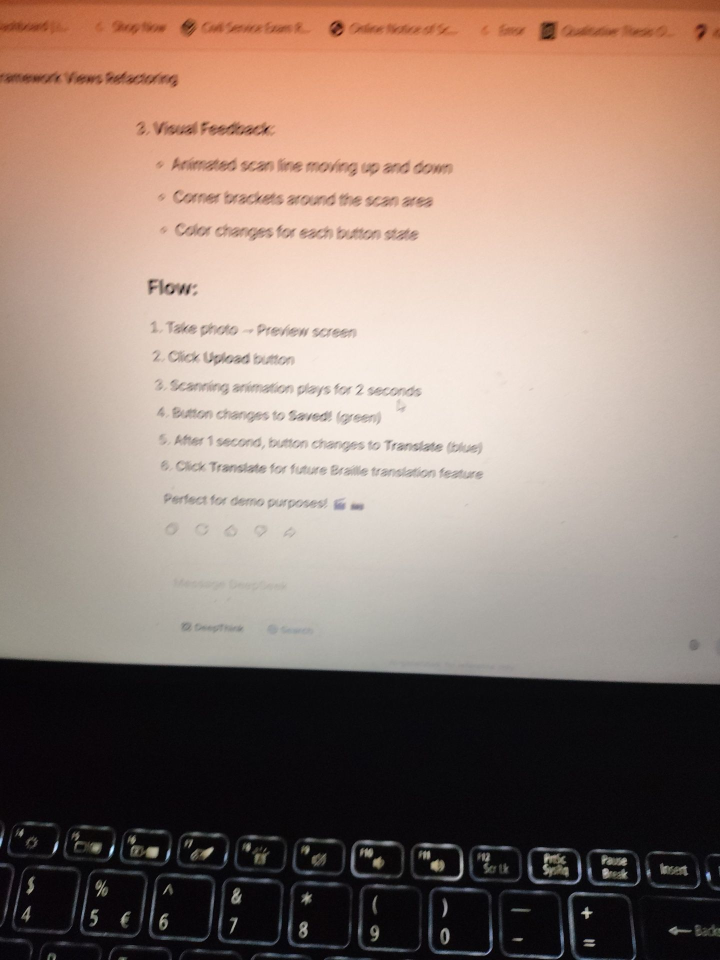
#> input picture backend/BrailleProject/media/images/captured_1780515308497.jpg, 1440 x 1920 px, given as the content of the folder geo_rec, which was not available (shown at 1/2 size)
$ python process.py
#> lines starting #> are read from the running program, lines starting #| are printed output that depends on the picture; after the words box and inside, x2 and y2 are one past the last pixel; in counts of white or black regions, pixels touching at a corner belong together
"""
process.py — Braille document post-processing pipeline

Algorithm 1: First-Order Spatial Derivative Shadow Gradient Filtering
    Computes Gx and Gy via 2-D convolution (Sobel kernels), derives the
    gradient magnitude M(x,y) and orientation θ(x,y) at every pixel, then
    uses M to build a weight map that suppresses low-frequency shadow regions
    (folds, paper edges, lighting gradients) while preserving the high-gradient
    Braille dots.

Algorithm 2: Geometric Canvas Dewarping (Homography Transformation)
    Automatically detects the four outermost corners of the document sheet,
    constructs the 3×3 homography matrix H, and warps the distorted source
    coordinates (x, y) to a flat destination plane (x', y').

Usage (standalone):
    python process.py --input ./geo_rec/ --output ./processed/

Usage (as a module):
    from process import apply_gradient_filter, apply_homography, process_image
"""

import cv2
import numpy as np
import os
import argparse
from pathlib import Path


# ---------------------------------------------------------------------------
# Algorithm 1 — First-Order Spatial Derivative Shadow Gradient Filtering
# ---------------------------------------------------------------------------

# Horizontal and vertical Sobel kernels  (Kx, Ky)
KX = np.array([[-1, 0, 1],
               [-2, 0, 2],
               [-1, 0, 1]], dtype=np.float32)

KY = np.array([[-1, -2, -1],
               [ 0,  0,  0],
               [ 1,  2,  1]], dtype=np.float32)


def compute_gradients(gray: np.ndarray):
    """
    Convolve the grayscale image with Kx and Ky to obtain:
        Gx = ∂I/∂x,   Gy = ∂I/∂y
    Returns Gx, Gy (float32), magnitude M, and orientation θ (radians).
    """
    Gx = cv2.filter2D(gray.astype(np.float32), -1, KX)
    Gy = cv2.filter2D(gray.astype(np.float32), -1, KY)

    # M(x,y) = sqrt(Gx² + Gy²)
    M = np.sqrt(Gx ** 2 + Gy ** 2)

    # θ(x,y) = arctan(Gy / Gx)
    theta = np.arctan2(Gy, Gx)

    return Gx, Gy, M, theta


def apply_gradient_filter(img_bgr: np.ndarray,
                           dot_threshold: float = 0.12,
                           shadow_sigma: float = 40.0,
                           blend_alpha: float = 0.92) -> np.ndarray:
    """
    Apply Algorithm 1 to suppress fold/crease shadows.

    Strategy
    --------
    1. Convert to grayscale, compute gradient magnitude M.
    2. Normalise M → [0, 1].  High M  = sharp edge (Braille dot).
                               Low  M  = smooth region (shadow / fold).
    3. Estimate the background illumination via a large-σ Gaussian blur
       (this captures slow-varying fold shadows without touching dots).
    4. Divide the luminance channel by the background estimate — this
       "flattens" the illumination so folds become invisible.
    5. Use M as a guide: where M is high (dots) we keep the original
       sharpness; where M is low (paper / shadow) we use the flattened
       version.  A smooth alpha blend controlled by dot_threshold merges
       the two.
    6. Reconvert to BGR and return.

    Parameters
    ----------
    img_bgr      : Input image (BGR uint8).
    dot_threshold: Gradient magnitude percentile above which a pixel is
                   considered a Braille dot edge (0–1 fraction of max M).
    shadow_sigma : Gaussian sigma for background illumination estimation.
                   Larger values capture broader fold gradients.
    blend_alpha  : Overall strength of the shadow-removal effect (0–1).
    """
    # --- Step 1: grayscale & gradients ---
    gray = cv2.cvtColor(img_bgr, cv2.COLOR_BGR2GRAY)
    _, _, M, _ = compute_gradients(gray)

    # Normalise magnitude to [0, 1]
    M_norm = M / (M.max() + 1e-8)

    # --- Step 2: dot / shadow mask ---
    # Pixels with high gradient magnitude are dot edges → weight = 1 (keep sharp)
    # Pixels with low  gradient magnitude are shadow   → weight = 0 (flatten)
    dot_mask = (M_norm > dot_threshold).astype(np.float32)

    # Smooth the mask so the transition is gradual (no hard boundary artefacts)
    dot_mask_smooth = cv2.GaussianBlur(dot_mask, (0, 0), sigmaX=3.0)

    # --- Step 3: background illumination estimation (LAB L-channel) ---
    lab = cv2.cvtColor(img_bgr, cv2.COLOR_BGR2LAB).astype(np.float32)
    L, A, B = cv2.split(lab)

    background = cv2.GaussianBlur(L, (0, 0), sigmaX=shadow_sigma)

    # --- Step 4: flatten illumination ---
    # Divide L by background, rescale so mean stays the same
    mean_L = np.mean(L)
    L_flat = np.clip((L / (background + 1.0)) * mean_L, 0, 255).astype(np.float32)

    # Optional CLAHE on the flattened channel to recover local contrast
    L_flat_u8 = np.clip(L_flat, 0, 255).astype(np.uint8)
    clahe = cv2.createCLAHE(clipLimit=1.5, tileGridSize=(16, 16))
    L_clahe = clahe.apply(L_flat_u8).astype(np.float32)

    # --- Step 5: guided blend —  dots keep original L, shadows get L_clahe ---
    L_blended = dot_mask_smooth * L + (1.0 - dot_mask_smooth) * L_clahe

    # Apply overall blend_alpha between original L and result
    L_final = blend_alpha * L_blended + (1.0 - blend_alpha) * L
    L_final = np.clip(L_final, 0, 255).astype(np.uint8)

    # --- Step 6: reconstruct BGR ---
    lab_out = cv2.merge([L_final, A.astype(np.uint8), B.astype(np.uint8)])
    result = cv2.cvtColor(lab_out, cv2.COLOR_LAB2BGR)
    return result


# ---------------------------------------------------------------------------
# Algorithm 2 — Geometric Canvas Dewarping (Homography Transformation)
# ---------------------------------------------------------------------------

# [16 lines left out: function _order_corners, not called in this run]


def _detect_document_corners(img_bgr: np.ndarray):
    """
    Locate the four outermost corners of the physical document sheet.

    Returns an ordered (4, 2) float32 array, or None if detection fails.
    """
    gray = cv2.cvtColor(img_bgr, cv2.COLOR_BGR2GRAY)

    # Mild blur to suppress Braille dot noise before edge detection
    blurred = cv2.GaussianBlur(gray, (5, 5), 0)

    # Adaptive threshold isolates the document from the background
    thresh = cv2.adaptiveThreshold(
        blurred, 255,
        cv2.ADAPTIVE_THRESH_GAUSSIAN_C,
        cv2.THRESH_BINARY_INV,
        blockSize=21, C=10
    )

    # Morphological close to fill gaps along the document border
    kernel = cv2.getStructuringElement(cv2.MORPH_RECT, (5, 5))
    closed = cv2.morphologyEx(thresh, cv2.MORPH_CLOSE, kernel, iterations=3)

    contours, _ = cv2.findContours(closed, cv2.RETR_EXTERNAL, cv2.CHAIN_APPROX_SIMPLE)
    if not contours:
        return None

    # Take the largest contour (the document sheet)
    contours = sorted(contours, key=cv2.contourArea, reverse=True)

    for cnt in contours[:5]:
        peri = cv2.arcLength(cnt, True)
        approx = cv2.approxPolyDP(cnt, 0.02 * peri, True)
        if len(approx) == 4:
            return _order_corners(approx)

    # Fallback: use bounding rectangle of the largest contour
    cnt = contours[0]
    x, y, w, h = cv2.boundingRect(cnt)
    corners = np.array([[x, y], [x + w, y], [x + w, y + h], [x, y + h]], dtype=np.float32)
    return corners


def apply_homography(img_bgr: np.ndarray,
                     dst_size: tuple = None,
                     corners: np.ndarray = None) -> np.ndarray:
    """
    Apply Algorithm 2: perspective correction via homography.

    The 3×3 matrix H maps source coordinates (x, y) → destination (x', y'):

        [x']   [h11 h12 h13] [x]
        [y'] = [h21 h22 h23] [y]
        [ 1]   [h31 h32 h33] [1]

    with normalised output coordinates:
        x' = (h11·x + h12·y + h13) / (h31·x + h32·y + h33)
        y' = (h21·x + h22·y + h23) / (h31·x + h32·y + h33)

    Parameters
    ----------
    img_bgr  : Input image (BGR uint8).
    dst_size : (width, height) of the output canvas.  Defaults to the
               width/height derived from the detected corner distances.
    corners  : Optional pre-computed (4, 2) source corners.  If None,
               auto-detected from the image.

    Returns the warped image, or the original if no corners are found.
    """
    h, w = img_bgr.shape[:2]

    # --- Detect / receive source corners ---
    if corners is None:
        corners = _detect_document_corners(img_bgr)

    if corners is None:
        # Cannot detect document boundary — return as-is
        print("  [homography] Corner detection failed; skipping warp.")
        return img_bgr

    tl, tr, br, bl = corners

    # --- Compute destination canvas size ---
    width_top    = np.linalg.norm(tr - tl)
    width_bottom = np.linalg.norm(br - bl)
    height_left  = np.linalg.norm(bl - tl)
    height_right = np.linalg.norm(br - tr)

    dst_w = int(max(width_top, width_bottom))
    dst_h = int(max(height_left, height_right))

    if dst_size is not None:
        dst_w, dst_h = dst_size

    # Clamp to image dimensions (safety guard)
    dst_w = min(dst_w, w)
    dst_h = min(dst_h, h)

    dst_corners = np.array([
        [0,         0        ],
        [dst_w - 1, 0        ],
        [dst_w - 1, dst_h - 1],
        [0,         dst_h - 1],
    ], dtype=np.float32)

    # --- Compute the 3×3 homography matrix H ---
    H, _ = cv2.findHomography(corners, dst_corners, method=0)

    # --- Warp the image: every pixel (x,y) → (x', y') via H ---
    warped = cv2.warpPerspective(img_bgr, H, (dst_w, dst_h),
                                  flags=cv2.INTER_LINEAR,
                                  borderMode=cv2.BORDER_REPLICATE)
    return warped


# ---------------------------------------------------------------------------
# Full pipeline
# ---------------------------------------------------------------------------

def process_image(img_bgr: np.ndarray,
                  run_homography: bool = True,
                  run_gradient_filter: bool = True,
                  dot_threshold: float = 0.12,
                  shadow_sigma: float = 40.0,
                  blend_alpha: float = 0.92) -> np.ndarray:
    """
    Run the full two-algorithm pipeline on a single BGR image.

    Order: Algorithm 2 (geometry) first, then Algorithm 1 (shadows).
    Geometry is corrected before shadow filtering so the gradient
    computation operates on a flat, undistorted surface.
    """
    result = img_bgr.copy()

    if run_homography:
        result = apply_homography(result)

    if run_gradient_filter:
        result = apply_gradient_filter(
            result,
            dot_threshold=dot_threshold,
            shadow_sigma=shadow_sigma,
            blend_alpha=blend_alpha,
        )

    return result


# ---------------------------------------------------------------------------
# CLI entry point
# ---------------------------------------------------------------------------

def main():
    parser = argparse.ArgumentParser(
        description="Braille document post-processing: shadow removal + homography dewarping"
    )
    parser.add_argument("--input",  default="./geo_rec/",
                        help="Folder containing input images (default: ./geo_rec/)")
    parser.add_argument("--output", default="./processed/",
                        help="Folder to save processed images (default: ./processed/)")
    parser.add_argument("--no_homography",     action="store_true",
                        help="Disable Algorithm 2 (homography correction)")
    parser.add_argument("--no_gradient",       action="store_true",
                        help="Disable Algorithm 1 (gradient shadow filter)")
    parser.add_argument("--dot_threshold",     type=float, default=0.12,
                        help="Gradient magnitude threshold for Braille dot detection (default: 0.12)")
    parser.add_argument("--shadow_sigma",      type=float, default=40.0,
                        help="Gaussian sigma for background illumination estimation (default: 40.0)")
    parser.add_argument("--blend_alpha",       type=float, default=0.92,
                        help="Shadow-removal blend strength 0–1 (default: 0.92)")
    opt = parser.parse_args()

    os.makedirs(opt.output, exist_ok=True)

    extensions = {".jpg", ".jpeg", ".png", ".bmp", ".tiff", ".tif"}
    img_files = [p for p in Path(opt.input).iterdir()
                 if p.suffix.lower() in extensions]

    if not img_files:
        print(f"No images found in {opt.input}")
        return

    for img_path in img_files:
        print(f"Processing: {img_path.name}")
        img = cv2.imread(str(img_path))
#> img is the input picture: shape (1920, 1440, 3); mean B, G, R 116.8, 127.8, 148.8
        if img is None:
            print(f"  Could not read {img_path.name}, skipping.")
            continue

        result = process_image(
            img,
            run_homography=not opt.no_homography,
            run_gradient_filter=not opt.no_gradient,
            dot_threshold=opt.dot_threshold,
            shadow_sigma=opt.shadow_sigma,
            blend_alpha=opt.blend_alpha,
        )
#> in _detect_document_corners, `thresh = cv2.adaptiveThreshold( blurred, 255, cv2.ADAPTIVE_THRESH_GAUS..`:
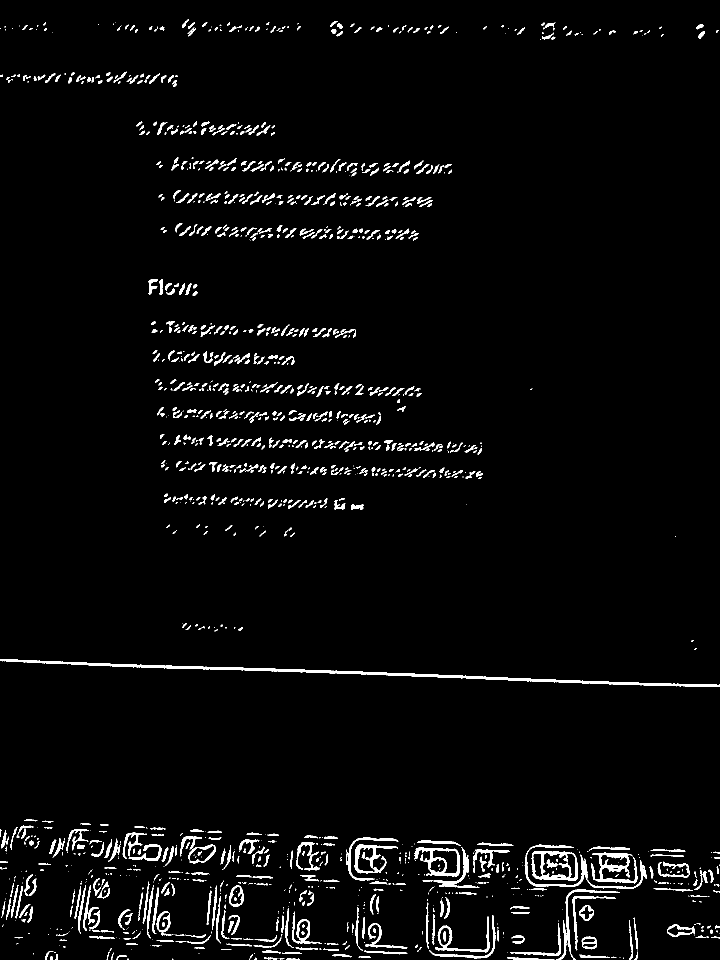
#> thresh: shape (1920, 1440) (shown at 1/2 size); 3.2% white; 1454 white regions (603 under 20 px), largest, box (x1, y1, x2, y2) and area: (0, 1318, 1440, 1374) 7121, (1049, 1689, 1294, 1778) 2138, (1182, 1705, 1275, 1767) 2048
#> in _detect_document_corners, `closed = cv2.morphologyEx(thresh, cv2.MORPH_CLOSE, kernel, iterations=3)`:
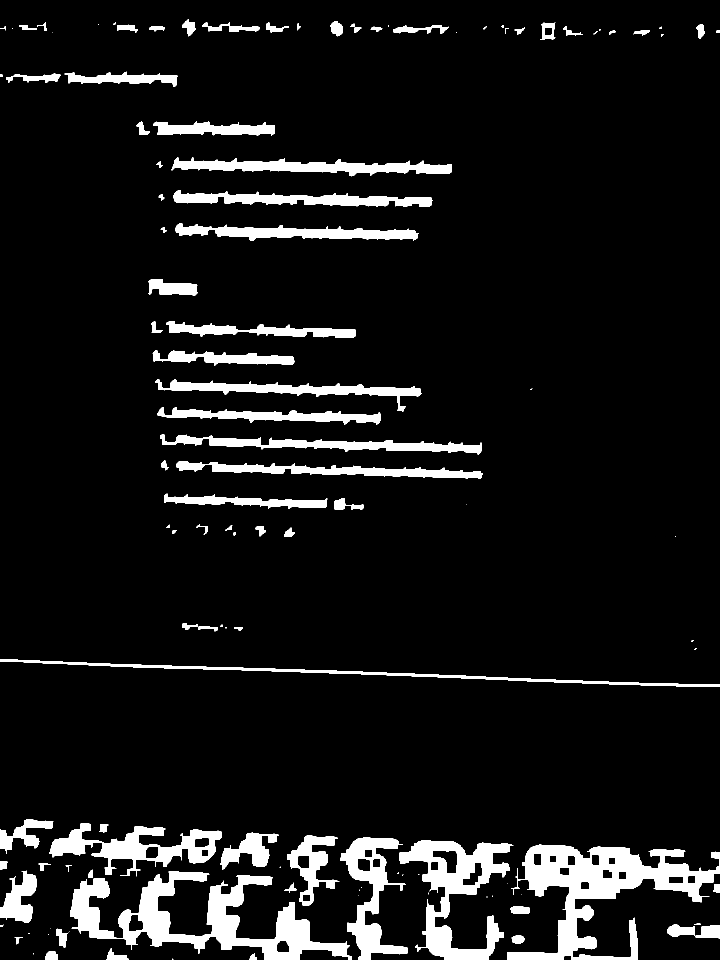
#> closed: shape (1920, 1440) (shown at 1/2 size); 8.5% white; 119 white regions (36 under 20 px)
#> in _detect_document_corners, `contours, _ = cv2.findContours(closed, cv2.RETR_EXTERNAL, cv2.CHAIN_AP..`: contours = 119 contours, 43 with area under 20; largest, box (x1, y1, x2, y2) and area: (1014, 1689, 1440, 1920) 35520, (140, 1742, 703, 1920) 32509, (799, 1680, 1027, 1920) 21569, (98, 1646, 444, 1753) 13310, (681, 1675, 815, 1920) 12372
#> the loop in _detect_document_corners, `for cnt in contours[:5]:` made 5 passes
#> peri on passes 1 to 5: 2795.9, 2980.1, 1703.2, 1565.4, 1139.9
#> in _detect_document_corners, `cnt = contours[0]`: cnt = contour of 538 points, box (x1, y1, x2, y2) (1014, 1689, 1440, 1920), area 35520
#> in _detect_document_corners, `x, y, w, h = cv2.boundingRect(cnt)`: x = 1014; y = 1689; w = 426; h = 231
#> in _detect_document_corners, `corners = np.array([[x, y], [x + w, y], [x + w, y + h], [x, y + h]], d..`: corners = [[1014, 1689], [1440, 1689], [1440, 1920], [1014, 1920]]
#> in apply_homography, `tl, tr, br, bl = corners`: tl = [1014, 1689]; tr = [1440, 1689]; br = [1440, 1920]; bl = [1014, 1920]
#> in apply_homography, `width_top    = np.linalg.norm(tr - tl)`: width_top = 426
#> in apply_homography, `height_left  = np.linalg.norm(bl - tl)`: height_left = 231
#> in apply_homography, `dst_w = int(max(width_top, width_bottom))`: dst_w = 426
#> in apply_homography, `dst_h = int(max(height_left, height_right))`: dst_h = 231
#> in apply_homography, `dst_corners = np.array([ [0,         0        ], [dst_w - 1, 0        ..`: dst_corners = [[0, 0], [425, 0], [425, 230], [0, 230]]
#> in apply_homography, `H, _ = cv2.findHomography(corners, dst_corners, method=0)`: H = [[0.998, 0, -1011.6], [0, 0.996, -1681.7], [0, 0, 1]]
#> in compute_gradients, `theta = np.arctan2(Gy, Gx)`:
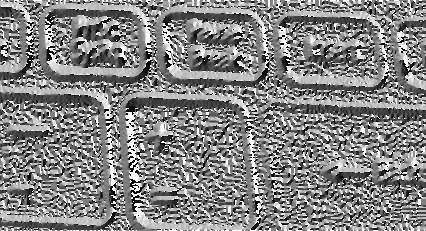
#> theta: shape (231, 426) float32; min -3.14, max 3.14, mean 0.112; drawn with min black and max white
#> in apply_gradient_filter, `L, A, B = cv2.split(lab)`:
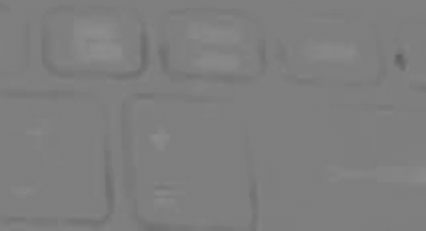
#> B: shape (231, 426) float32; min 93, max 142, mean 126.2
#> in apply_gradient_filter, `background = cv2.GaussianBlur(L, (0, 0), sigmaX=shadow_sigma)`:
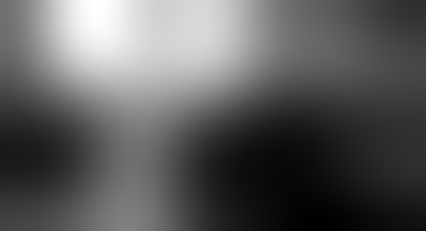
#> background: shape (231, 426) float32; min 10.63, max 48.39, mean 24.4; drawn with min black and max white
#> in apply_gradient_filter, `mean_L = np.mean(L)`: mean_L = 24.32
#> in apply_gradient_filter, `L_blended = dot_mask_smooth * L + (1.0 - dot_mask_smooth) * L_clahe`:
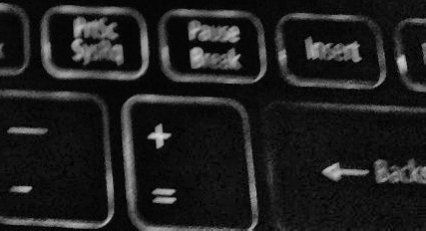
#> L_blended: shape (231, 426) float32; min 0.645, max 212.6, mean 31.8
#> in apply_gradient_filter, `lab_out = cv2.merge([L_final, A.astype(np.uint8), B.astype(np.uint8)])`:
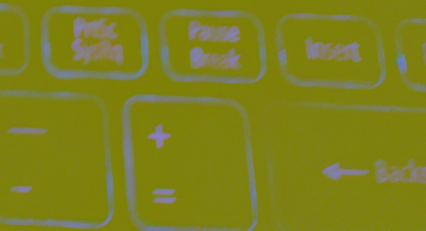
#> lab_out: shape (231, 426, 3); mean B, G, R 30.7, 128.7, 126.2

        stem = img_path.stem
        out_path = Path(opt.output) / f"{stem}_processed.png"
        cv2.imwrite(str(out_path), result)
        print(f"  Saved → {out_path}")

    print("Done.")


if __name__ == "__main__":
    main()
